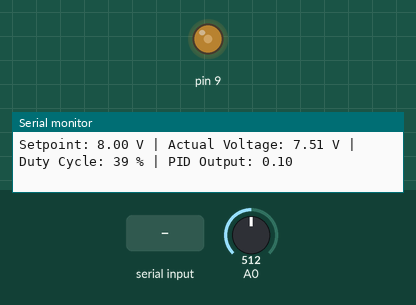
Recording of a sketch running on a simulated Arduino Uno, built with avr-gcc and run on an emulated ATmega328P. On the bench: output pins drawn as LEDs (lit = HIGH), the last lines printed to the serial monitor. The inputs (shaded band) are chosen by the test bench; at power-on: A0 = 512.

Above: at 1.2 s.
1.3 s: A0 set to 716
At 3.6 s:
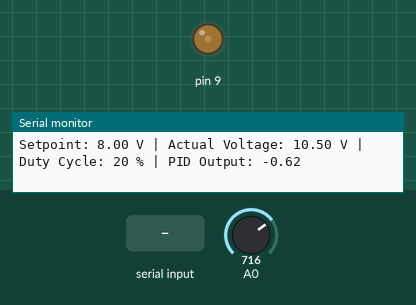
4.3 s: "30,150\n" received over Serial
At 5.4 s:
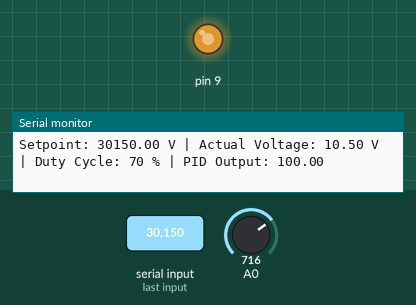
12.0 s: A0 set to 690
13.5 s: A0 set to 670
Timing chart, 0 to 16.5 s (numbered marks = the images above; inputs shaded):
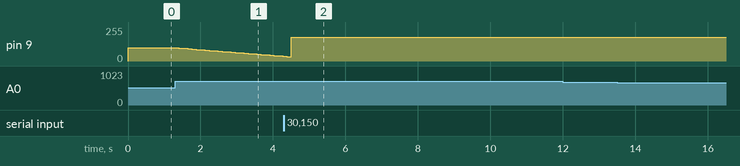

The sketch:

boost_pid.ino
```cpp
#include <PID_v1.h>

double setpoint = 8.0; // Desired output voltage
double input, output;
double Kp = 0.1, Ki = 0.09, Kd = 0.001;

PID myPID(&input, &output, &setpoint, Kp, Ki, Kd, DIRECT);

int duty_cycle = 40;
const int DUTY_MIN = 0;
const int DUTY_MAX = 70;

void setup() {
    pinMode(9, OUTPUT);

    TCCR1A = _BV(COM1A1) | _BV(WGM11); // Fast PWM, clear on compare match
    TCCR1B = _BV(WGM13) | _BV(WGM12) | _BV(CS10); // No prescaling
    ICR1 = 319; // 50 kHz frequency (16 MHz / (50 kHz * 1) - 1)
    OCR1A = map(duty_cycle, 0, 100, 0, 319);

    Serial.begin(9600);

    myPID.SetMode(AUTOMATIC);
    myPID.SetOutputLimits(-100, 100);
}

void loop() {
    int adc_value = analogRead(A0);
    float voltage_at_pin = adc_value * (5.0 / 1023.0);
    input = voltage_at_pin * (20.0 + 10.0) / 10.0;

    myPID.Compute();

    duty_cycle += output;
    if (duty_cycle > DUTY_MAX) duty_cycle = DUTY_MAX;
    if (duty_cycle < DUTY_MIN) duty_cycle = DUTY_MIN;

    OCR1A = map(duty_cycle, 0, 100, 0, 319);

    readSerialInput();

    Serial.print("Setpoint: ");
    Serial.print(setpoint);
    Serial.print(" V | Actual Voltage: ");
    Serial.print(input);
    Serial.print(" V | Duty Cycle: ");
    Serial.print(duty_cycle);
    Serial.print(" % | PID Output: ");
    Serial.println(output);

    delay(100);
}

void readSerialInput() {
  static bool newData = false;
  static String inputString = "";
  while (Serial.available() > 0) {
    char c = Serial.read();
    if (c == '\n') {
      newData = true;
      break;
    } else if (isDigit(c) || c == '.' || c == '-') {
      inputString += c;
    }
  }

  if (newData) {
    setpoint = inputString.toFloat();
    inputString = "";
    newData = false;
  }
}
```

Measured:
- after the input at 1.3 s, pin 9: moves from 99/255 to 35/255 over 2.9 s, starting after 0.11 s
